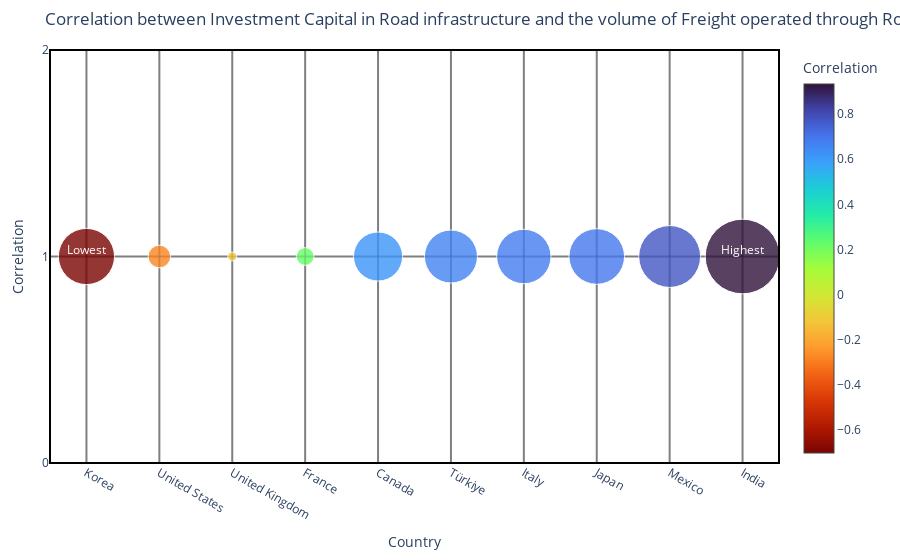

Write notebook code for a chart like this one.
### Code cell
# Plots of Correlation investment and Trade transport volume
fig = go.Figure(data=go.Scatter(
    x=investTransportCorr.index,
    y=[1] * len(investTransportCorr), # Set y-axis to 1 to plot bubbles along the x-axis
    mode='markers',
    showlegend=False,
    marker=dict(
        size=abs(investTransportCorr)*8,  # Bubble size based on absolute value of correlation, scaled for display
        color=investTransportCorr,            # Bubble color based on correlation
        colorscale='Turbo',          # Choose a color scale (optional)
        sizemode='diameter',
        sizeref=0.1,
        opacity=0.8,
        reversescale=True,
        colorbar=dict(
            title='Correlation'       # Title of the colorbar
        ),
    )
))

# Update the layout with axis titles and chart title
fig.update_layout(
    xaxis_title='Country',
    yaxis_title='Correlation',
    title='Correlation between Investment Capital in Road infrastructure and the volume of Freight operated through Roads'
)

# Find the index of the bubble with the highest and lowest correlation
highest_index = investTransportCorr.idxmax()
lowest_index = investTransportCorr.idxmin()

fig.add_trace(
    go.Scatter(
        x=[highest_index,lowest_index],
        y=[1, 1],
        text=['Highest','Lowest'],
        mode="text",
        textposition="top center",
        textfont=dict(color="white"),
        showlegend=False
    )
)

fig.update_layout(
    xaxis=dict(
        showgrid=True, 
        gridcolor='rgba(0, 0, 0, 0.5)',
        gridwidth=2,
        tickmode = 'linear',
        tick0 = 0.5,
        dtick = 1,
        ticklen=10,
        tickwidth=1,
        tickcolor='rgba(0, 0, 0, 0.5)',
        range=[-0.5, 9.5],
        fixedrange=True
    ),
    yaxis=dict(
        showgrid=True, 
        gridcolor='rgba(0, 0, 0, 0.5)',
        gridwidth=2,
        tickmode = 'linear',
        tick0 = 0,
        dtick = 0,
        ticklen=10,
        tickwidth=1,
        tickcolor='rgba(0, 0, 0, 0.5)',
        range=[0,2],
        fixedrange=True,
    ),
    plot_bgcolor='white',
    paper_bgcolor = 'white',
    margin=dict(l=50, r=50, t=50, b=50), # Set the plot margins
    # Add a border to the plot area
    shapes=[
        dict(
            type='rect',
            xref='paper',
            yref='paper',
            x0=0,
            y0=0,
            x1=1,
            y1=1,
            line=dict(width=2, color='black')
        )
    ]
)


# Show the chart
fig.show()

### Figure 1 — Plotly figure (JSON) as saved in the notebook; plotly's stock layout.template omitted (floating-point values rounded to 4 significant figures)
{"data": [{"marker": {"color": [-0.7026, -0.2821, -0.1118, 0.2224, 0.6139, 0.6632, 0.6803, 0.6956, 0.7737, 0.9336], "colorbar": {"title": {"text": "Correlation"}}, "colorscale": [[0, "#30123b"], [0.07143, "#4145ab"], [0.1429, "#4675ed"], [0.2143, "#39a2fc"], [0.2857, "#1bcfd4"], [0.3571, "#24eca6"], [0.4286, "#61fc6c"], [0.5, "#a4fc3b"], [0.5714, "#d1e834"], [0.6429, "#f3c63a"], [0.7143, "#fe9b2d"], [0.7857, "#f36315"], [0.8571, "#d93806"], [0.9286, "#b11901"], [1, "#7a0402"]], "opacity": 0.8, "reversescale": true, "size": [5.621, 2.257, 0.8943, 1.779, 4.911, 5.306, 5.443, 5.565, 6.19, 7.469], "sizemode": "diameter", "sizeref": 0.1}, "mode": "markers", "showlegend": false, "type": "scatter", "x": ["Korea", "United States", "United Kingdom", "France", "Canada", "Türkiye", "Italy", "Japan", "Mexico", "India"], "y": [1, 1, 1, 1, 1, 1, 1, 1, 1, 1]}, {"mode": "text", "showlegend": false, "text": ["Highest", "Lowest"], "textfont": {"color": "white"}, "textposition": "top center", "type": "scatter", "x": ["India", "Korea"], "y": [1, 1]}], "layout": {"margin": {"b": 50, "l": 50, "r": 50, "t": 50}, "paper_bgcolor": "white", "plot_bgcolor": "white", "shapes": [{"line": {"color": "black", "width": 2}, "type": "rect", "x0": 0, "x1": 1, "xref": "paper", "y0": 0, "y1": 1, "yref": "paper"}], "title": {"text": "Correlation between Investment Capital in Road infrastructure and the volume of Freight operated through Roads"}, "xaxis": {"dtick": 1, "fixedrange": true, "gridcolor": "rgba(0, 0, 0, 0.5)", "gridwidth": 2, "range": [-0.5, 9.5], "showgrid": true, "tick0": 0.5, "tickcolor": "rgba(0, 0, 0, 0.5)", "ticklen": 10, "tickmode": "linear", "tickwidth": 1, "title": {"text": "Country"}}, "yaxis": {"dtick": 0, "fixedrange": true, "gridcolor": "rgba(0, 0, 0, 0.5)", "gridwidth": 2, "range": [0, 2], "showgrid": true, "tick0": 0, "tickcolor": "rgba(0, 0, 0, 0.5)", "ticklen": 10, "tickmode": "linear", "tickwidth": 1, "title": {"text": "Correlation"}}}}
